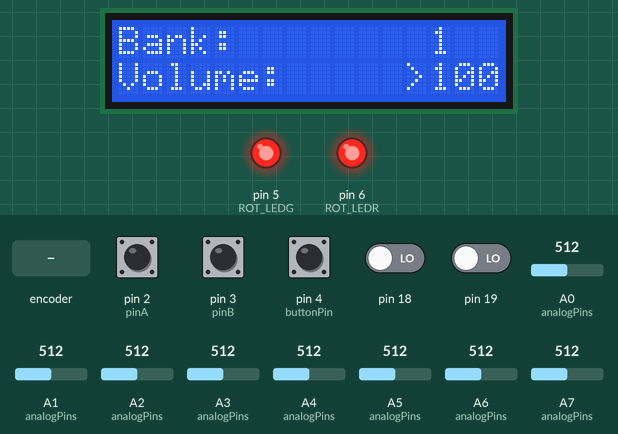
This sketch was run on a simulated Arduino Mega 2560, built with avr-gcc and run on an emulated ATmega2560. On the bench: 16×2 character LCD, output pins drawn as LEDs (lit = HIGH). Inputs (shaded band) come from the test bench; at power-on: pin 2 (pinA), pin 3 (pinB), pin 4 (buttonPin) HIGH, pin 18, pin 19 LOW, A0 (analogPins) = 512, A1 (analogPins) = 512, A2 (analogPins) = 512, A3 (analogPins) = 512, A4 (analogPins) = 512, A5 (analogPins) = 512, A6 (analogPins) = 512, A7 (analogPins) = 512. The audio player accepts every command and is not drawn; what the sketch prints to the serial monitor is not drawn.

Above: at 8.3 s.
8.4 s: pin 4 (buttonPin) pulled LOW for 1 s
At 10.5 s:
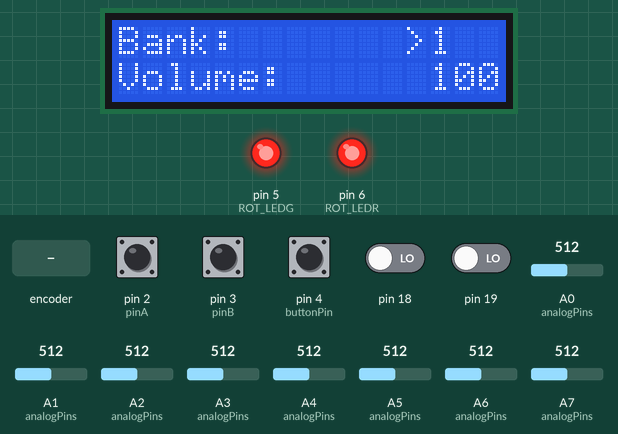
10.9 s: pin 4 (buttonPin) pulled LOW for 0.4 s
At 12.1 s:
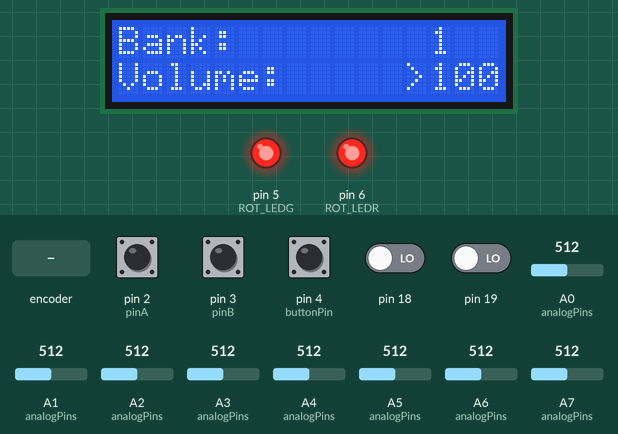
12.8 s: pin 4 (buttonPin) pulled LOW for 3.2 s
At 16.0 s:
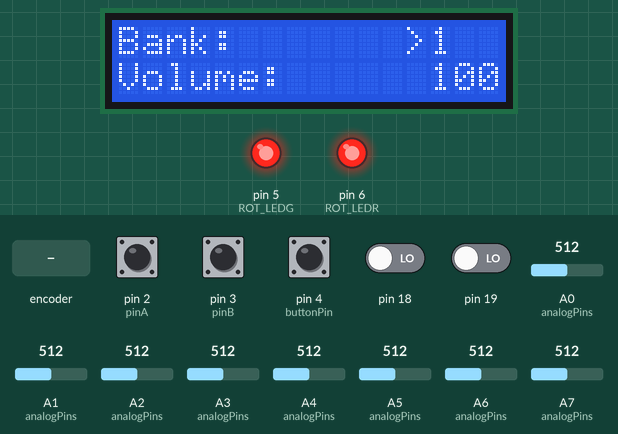
17.5 s: rotary encoder on pin 2 (pinA) / pin 3 (pinB) turned 3 steps (first pin leading)
At 17.94 s:
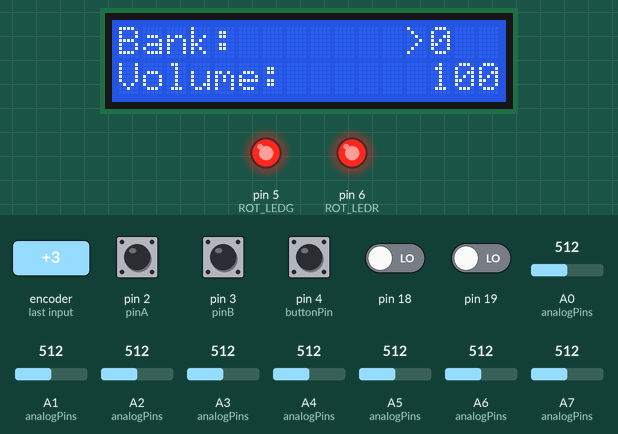
19.6 s: rotary encoder on pin 2 (pinA) / pin 3 (pinB) turned 2 steps (second pin leading)
At 20.03 s:
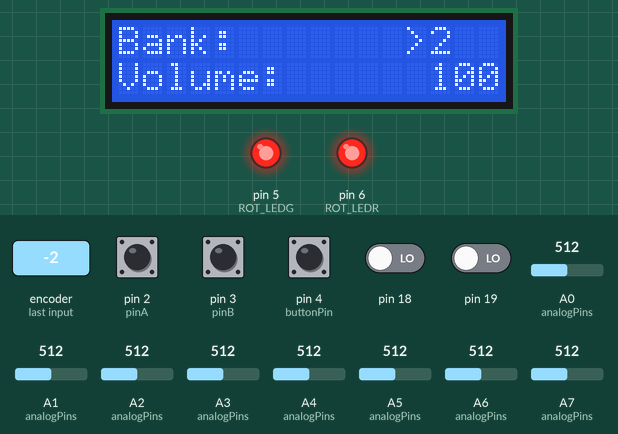
Timing chart, 0 to 22.6 s (numbered marks = the images above; inputs shaded):
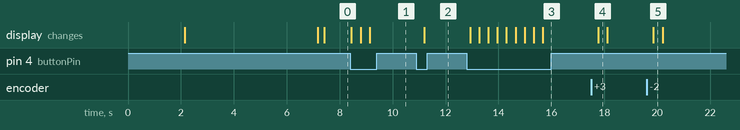

Measured:
- after the input at 8.4 s, the display: changes at once (image 1)
- after the input at 10.9 s, the display: changes after 0.30 s (image 2)
- after the input at 12.8 s, the display: changes after 0.13 s (image 3)
- after the input at 17.5 s, the display: changes after 0.26 s (image 4)
- after the input at 19.6 s, the display: changes after 0.26 s (image 5)

The sketch:

SamplePad.ino
```cpp
//Libraries
#include <Wire.h>
#include <LiquidCrystal_I2C.h>
#include <SoftwareSerial.h>
#include <DFRobotDFPlayerMini.h>


// Rotary encoder declarations
static int pinA = 2; // Our first hardware interrupt pin is digital pin 2
static int pinB = 3; // Our second hardware interrupt pin is digital pin 3
volatile byte aFlag = 0; // let's us know when we're expecting a rising edge on pinA to signal that the encoder has arrived at a detent
volatile byte bFlag = 0; // let's us know when we're expecting a rising edge on pinB to signal that the encoder has arrived at a detent (opposite direction to when aFlag is set)
volatile byte encoderPos = 0; //this variable stores our current value of encoder position. Change to int or uin16_t instead of byte if you want to record a larger range than 0-255
volatile byte oldEncPos = 0; //stores the last encoder position value so we can compare to the current reading and see if it has changed (so we know when to print to the serial monitor)
volatile byte reading = 0; //somewhere to store the direct values we read from our interrupt pins before checking to see if we have moved a whole detent
// Button reading, including debounce without delay function declarations
const byte buttonPin = 4; // this is the Arduino pin we are connecting the push button to
byte oldButtonState = HIGH;  // assume switch open because of pull-up resistor
const unsigned long debounceTime = 80;  // milliseconds - was 10
unsigned long buttonPressTime;  // when the switch last changed state
boolean buttonPressed = 0; // a flag variable
// Menu and submenu/setting declarations
byte Mode = 0;   // This is which menu mode we are in at any given time (top level or one of the submenus)
const byte modeMax = 2; // This is the number of submenus/settings you want
/* Note: you may wish to change settingN etc to int, float or boolean to suit your application.
 Remember to change "void setADisplayModeLCDn(byte name,*BYTE* setting)" to match and probably add some
 "modeMax"-type overflow code in the "if(Mode == N && buttonPressed)" section*/

#define ROT_LEDG 5
#define ROT_LEDR 6

  // some other similar stuff:
LiquidCrystal_I2C lcd(0x27, 16, 2); // I2C address is 0x27, migh need to change that and/or other arguments

DFRobotDFPlayerMini DFPlayer1;
DFRobotDFPlayerMini DFPlayer2;
DFRobotDFPlayerMini DFPlayer3;
DFRobotDFPlayerMini DFPlayer4;

int BankNo = 1;
int Volume = 100;

char mIntro1[]="Hello Dave";
char mIntro2[]="Flytes FTW";
char mBank[]="Bank:";
char mVol[]= "Volume:";
// above are constant strings used on the LCD

volatile byte inputMode = 0;              // some flag connected to changing the user input values
volatile boolean rotary_change = false;   // will turn true if rotary_counter has changed

const byte Pad1 = A0;                  // Pad 1, main pad
const byte Pad1r = A1;                  // Pad 1, rim shot
const byte Pad2 = A2;
const byte Pad2r = A3;
const byte Pad3 = A4;
const byte Pad3r = A5;
const byte Pad4 = A6;
const byte Pad4r = A7;

const int ANALOG_PIN_COUNT = 8;
int analogPins[ANALOG_PIN_COUNT] = { Pad1, Pad1r, Pad2, Pad2r, Pad3, Pad3r,Pad4, Pad4r };
int padValues[ANALOG_PIN_COUNT];

void setup() {
  Serial.begin(9600);
  Setup_Config();
  Setup_Inputs();
  Setup_Outputs();
  Setup_Interface();
}

void loop() {
  CheckPads(); // is run constantly and completely controls the output for sound
  updateMenu();           // is run constantly and controls most of the LCD / rotary encored menu
  Serial.println(encoderPos);
  delay(100);
}
```

Inputs.ino
```cpp
void Setup_Inputs()
{
    // Initialize initial values.
  for (int i=0; i<ANALOG_PIN_COUNT; ++i) {
    pinMode(analogPins[i], INPUT);
    padValues[i] = readPads(analogPins[i]);
  }
}

int readPads(int pin) {
  // Convert from 10bit value to 7bit.
  return analogRead(pin) >> 3;
}


void CheckPads()
{
  for (int i=0; i<ANALOG_PIN_COUNT; ++i)
    {
      padValues[i] = readPads(analogPins[i]);
      if(padValues[i]>10)
      {
        PlaySound(analogPins[i], padValues[i]);
      }
    }
}
```

Interface.ino
```cpp
void Setup_Interface()
{
  pinMode(pinA, INPUT_PULLUP); // set pinA as an input, pulled HIGH to the logic voltage (5V or 3.3V for most cases)
  pinMode(pinB, INPUT_PULLUP); // set pinB as an input, pulled HIGH to the logic voltage (5V or 3.3V for most cases)
  attachInterrupt(digitalPinToInterrupt(2),PinA,RISING); // set an interrupt on PinA, looking for a rising edge signal and executing the "PinA" Interrupt Service Routine (below)
  attachInterrupt(digitalPinToInterrupt(3),PinB,RISING); // set an interrupt on PinB, looking for a rising edge signal and executing the "PinB" Interrupt Service Routine (below)

  pinMode (buttonPin, INPUT_PULLUP); // setup the button pin
  pinMode(ROT_LEDG, OUTPUT);
  pinMode(ROT_LEDR, OUTPUT);

  digitalWrite(ROT_LEDR, HIGH);
  digitalWrite(ROT_LEDG, HIGH);

  lcd.begin();
  lcd.backlight();
  lcd.setCursor(0,0);
  lcd.print(mIntro1);
  lcd.setCursor(0,1);
  lcd.print(mIntro2);
  delay(5000);
  DisplayModeLCD(mBank,mVol,BankNo,Volume);
}


void updateMenu() {
  //DisplayModeLCD(mBank,mVol,BankNo,Volume);

  byte buttonState = digitalRead (buttonPin);
  if (buttonState != oldButtonState){
    if (millis () - buttonPressTime >= debounceTime){
      buttonPressTime = millis ();
      oldButtonState =  buttonState;
      if (buttonState == LOW){
        buttonPressed = 1;
      }
      else {
        buttonPressed = 0;
      }
    }
  }

  if (buttonPressed == 1)
  //Change input mode; 0 for volume (default), 1 for Bank No
  {
    if (inputMode == 0) {
      inputMode = 1;
    }
    else{
      inputMode = 0;
    }
    //Setcursor value to show selected
  }
  else
  {
    //Crack on
  }

  SetValueCursor();

    if (rotary_change == true){

      ChangeValue(Volume,1);
      ChangeValue(BankNo,0);
      rotary_change = false;
    }
}


void rotaryIRQ()
{
  // Process input from the rotary encoder.
  // The rotary "position" is held in rotary_counter, increasing for CW rotation (changes by one per detent).
  // If the position changes, rotary_change will be set true. (You may manually set this to false after handling the change).

  // This function will automatically run when rotary encoder input A transitions in either direction (low to high or high to low)
  // By saving the state of the A and B pins through two interrupts, we'll determine the direction of rotation
  // int rotary_counter will be updated with the new value, and boolean rotary_change will be true if there was a value change
  // Based on concepts from Oleg at circuits@home (http://www.circuitsathome.com/mcu/rotary-encoder-interrupt-service-routine-for-avr-micros)
  // Unlike Oleg's original code, this code uses only one interrupt and has only two transition states;
  // it has less resolution but needs only one interrupt, is very smooth, and handles switchbounce well.

  static unsigned char rotary_state = 0; // current and previous encoder states
  rotary_state <<= 2;  // remember previous state
  rotary_state |= (digitalRead(PinA) | (digitalRead(PinB) << 1));  // mask in current state
  rotary_state &= 0x0F; // zero upper nybble

  //Serial.println(rotary_state,HEX);

  if (rotary_state == 0x09) // from 10 to 01, increment counter. Also try 0x06 if unreliable
  {
    //rotary_counter++;
    rotary_change = true;
    if(inputMode==0){
      Volume++;
    }
    else
    {
      BankNo++;
    }
  }
  else if (rotary_state == 0x03) // from 00 to 11, decrement counter. Also try 0x0C if unreliable
  {
    //rotary_counter--;
    rotary_change = true;
    if(inputMode==0){
      Volume--;
    }
    else
    {
      BankNo--;
    }
  }
}


void DisplayModeLCD(char v1[],char v2[],int val1,int val2)
{
  lcd.clear();
  char val1s[4];
  char val2s[4];
  sprintf(val1s,"%d",val1);
  sprintf(val2s,"%d",val2);
  lcd.home();
  lcd.print(v1);
  if (val1 != -27) {
    lcd.setCursor(13,0);
    lcd.print(val1s);
  }
  lcd.setCursor(0,1);
  lcd.print(v2);
  if (val2 != -27) {
    lcd.setCursor(13,1);
    lcd.print(val2s);
  }
}

void ChangeValue(int val,byte r) //ChangeValue
{
  char str[4];
  lcd.setCursor(13,r);
  lcd.print("   ");
  sprintf(str,"%d",val);
  lcd.setCursor(13,r);
  lcd.print(str);
}

void SetValueCursor() // the ">" sign when changing values
{
  if (inputMode == 0) {
    lcd.setCursor(12,0);
    lcd.print(" ");
    lcd.setCursor(12,1);
    lcd.print(">");
  }
  else {
    lcd.setCursor(12,1);
    lcd.print(" ");
    lcd.setCursor(12,0);
    lcd.print(">");
  }
}


//Rotary encoder interrupt service routine for one encoder pin
void PinA(){
  cli(); //stop interrupts happening before we read pin values
  reading = PIND & 0xC; // read all eight pin values then strip away all but pinA and pinB's values
  //if(reading == B00001100 && aFlag) { //check that we have both pins at detent (HIGH) and that we are expecting detent on this pin's rising edge
    encoderPos --; //decrement the encoder's position count
    rotary_change = true;
    if(inputMode==0){
      Volume--;
    }
    else
    {
      BankNo--;
    }
    bFlag = 0; //reset flags for the next turn
    aFlag = 0; //reset flags for the next turn
  //}
  //else if (reading == B00000100) bFlag = 1; //signal that we're expecting pinB to signal the transition to detent from free rotation
  sei(); //restart interrupts
}

//Rotary encoder interrupt service routine for the other encoder pin
void PinB(){
  cli(); //stop interrupts happening before we read pin values
  reading = PIND & 0xC; //read all eight pin values then strip away all but pinA and pinB's values
  //if (reading == B00001100 && bFlag) { //check that we have both pins at detent (HIGH) and that we are expecting detent on this pin's rising edge
    encoderPos ++; //increment the encoder's position count
    rotary_change = true;
        if(inputMode==0){
      Volume++;
    }
    else
    {
      BankNo++;
    }
    bFlag = 0; //reset flags for the next turn
    aFlag = 0; //reset flags for the next turn
  //}
  //else if (reading == B00001000) aFlag = 1; //signal that we're expecting pinA to signal the transition to detent from free rotation
  sei(); //restart interrupts
}
```

Outputs.ino
```cpp
void Setup_Outputs()
{
  SoftwareSerial Output1(22,23); // RX, TX
  SoftwareSerial Output2(24,25); // RX, TX
  SoftwareSerial Output3(26,27); // RX, TX
  SoftwareSerial Output4(28,29); // RX, TX


  Output1.begin(9600);
  Output2.begin(9600);
  Output3.begin(9600);
  Output4.begin(9600);

  Serial.println();
  Serial.println(F("SamplePad Controller"));
  Serial.println(F("Initializing DFPlayers ... (May take 3~5 seconds each)"));

  if (!DFPlayer1.begin(Output1)) {  //Use softwareSerial to communicate with mp3.
    Serial.println(F("Output1 Unable to begin:"));
    Serial.println(F("1.Please recheck the connection!"));
    Serial.println(F("2.Please insert the SD card!"));
    while(true);
  }
  Serial.println(F("Output1 online."));

  if (!DFPlayer2.begin(Output2)) {  //Use softwareSerial to communicate with mp3.
    Serial.println(F("Output2 Unable to begin:"));
    Serial.println(F("1.Please recheck the connection!"));
    Serial.println(F("2.Please insert the SD card!"));
    while(true);
  }
  Serial.println(F("Output2 online."));

  if (!DFPlayer3.begin(Output3)) {  //Use softwareSerial to communicate with mp3.
    Serial.println(F("Output3 Unable to begin:"));
    Serial.println(F("1.Please recheck the connection!"));
    Serial.println(F("2.Please insert the SD card!"));
    while(true);
  }
  Serial.println(F("Output3 online."));

  if (!DFPlayer3.begin(Output3)) {  //Use softwareSerial to communicate with mp3.
    Serial.println(F("Output3 Unable to begin:"));
    Serial.println(F("1.Please recheck the connection!"));
    Serial.println(F("2.Please insert the SD card!"));
    while(true);
  }
  Serial.println(F("Output3 online."));

  DFPlayer1.setTimeOut(500); //Set serial communictaion time out 500ms
  DFPlayer2.setTimeOut(500);
  DFPlayer3.setTimeOut(500);
  DFPlayer4.setTimeOut(500);

  //----Set volume----
  DFPlayer1.volume(29);  //Set volume value (0~30).
  DFPlayer2.volume(29);
  DFPlayer3.volume(29);
  DFPlayer4.volume(29);
  //myDFPlayer.volumeUp(); //Volume Up
  //myDFPlayer.volumeDown(); //Volume Down

  //----Set different EQ----
//  myDFPlayer.EQ(DFPLAYER_EQ_NORMAL);
//  myDFPlayer.EQ(DFPLAYER_EQ_POP);
//  myDFPlayer.EQ(DFPLAYER_EQ_ROCK);
//  myDFPlayer.EQ(DFPLAYER_EQ_JAZZ);
//  myDFPlayer.EQ(DFPLAYER_EQ_CLASSIC);
//  myDFPlayer.EQ(DFPLAYER_EQ_BASS);

  //----Set device we use SD as default----
//  myDFPlayer.outputDevice(DFPLAYER_DEVICE_U_DISK);
  DFPlayer1.outputDevice(DFPLAYER_DEVICE_SD);
  DFPlayer2.outputDevice(DFPLAYER_DEVICE_SD);
  DFPlayer3.outputDevice(DFPLAYER_DEVICE_SD);
  DFPlayer4.outputDevice(DFPLAYER_DEVICE_SD);
//  myDFPlayer.outputDevice(DFPLAYER_DEVICE_AUX);
//  myDFPlayer.outputDevice(DFPLAYER_DEVICE_SLEEP);
//  myDFPlayer.outputDevice(DFPLAYER_DEVICE_FLASH);

  //----Mp3 control----
//  myDFPlayer.sleep();     //sleep
//  myDFPlayer.reset();     //Reset the module
  DFPlayer1.enableDAC();  //Enable On-chip DAC
  DFPlayer2.enableDAC();
  DFPlayer3.enableDAC();
  DFPlayer4.enableDAC();
//  myDFPlayer.disableDAC();  //Disable On-chip DAC
//  myDFPlayer.outputSetting(true, 15); //output setting, enable the output and set the gain to 15


//----Read imformation----
// Serial.println(myDFPlayer.readState()); //read mp3 state
// Serial.println(myDFPlayer.readVolume()); //read current volume
//  Serial.println(myDFPlayer.readEQ()); //read EQ setting
//  Serial.println(myDFPlayer.readFileCounts()); //read all file counts in SD card
//  Serial.println(myDFPlayer.readCurrentFileNumber()); //read current play file number
//  Serial.println(myDFPlayer.readFileCountsInFolder(3)); //read fill counts in folder SD:/03

}


void PlaySound (int PadNo, int velocity) {
  //Get BankNo from Global variable
  //String to play - BankNo & "_" & PadName & ".wav"
  //Velocity will be used to determine % of Main volume to hit it at.
  //If Main Volume is 100 and pad is hit at half strength (map pad velocity against 0-100) resulting volume of hit will be 50.

  if(PadNo == Pad1 || PadNo == Pad1r)
  {
    DFPlayer1.play(BankNo);
  }
  if(PadNo == Pad2 || PadNo == Pad2r)
  {
    DFPlayer2.play(BankNo);
  }
  if(PadNo == Pad3 || PadNo == Pad3r)
  {
    DFPlayer3.play(BankNo);
  }
  if(PadNo == Pad4 || PadNo == Pad4r)
  {
    DFPlayer4.play(BankNo);
  }
}
```

Config.ino
```cpp
void Init_Definitions()
{

}

void Setup_Config()
{

}
```
